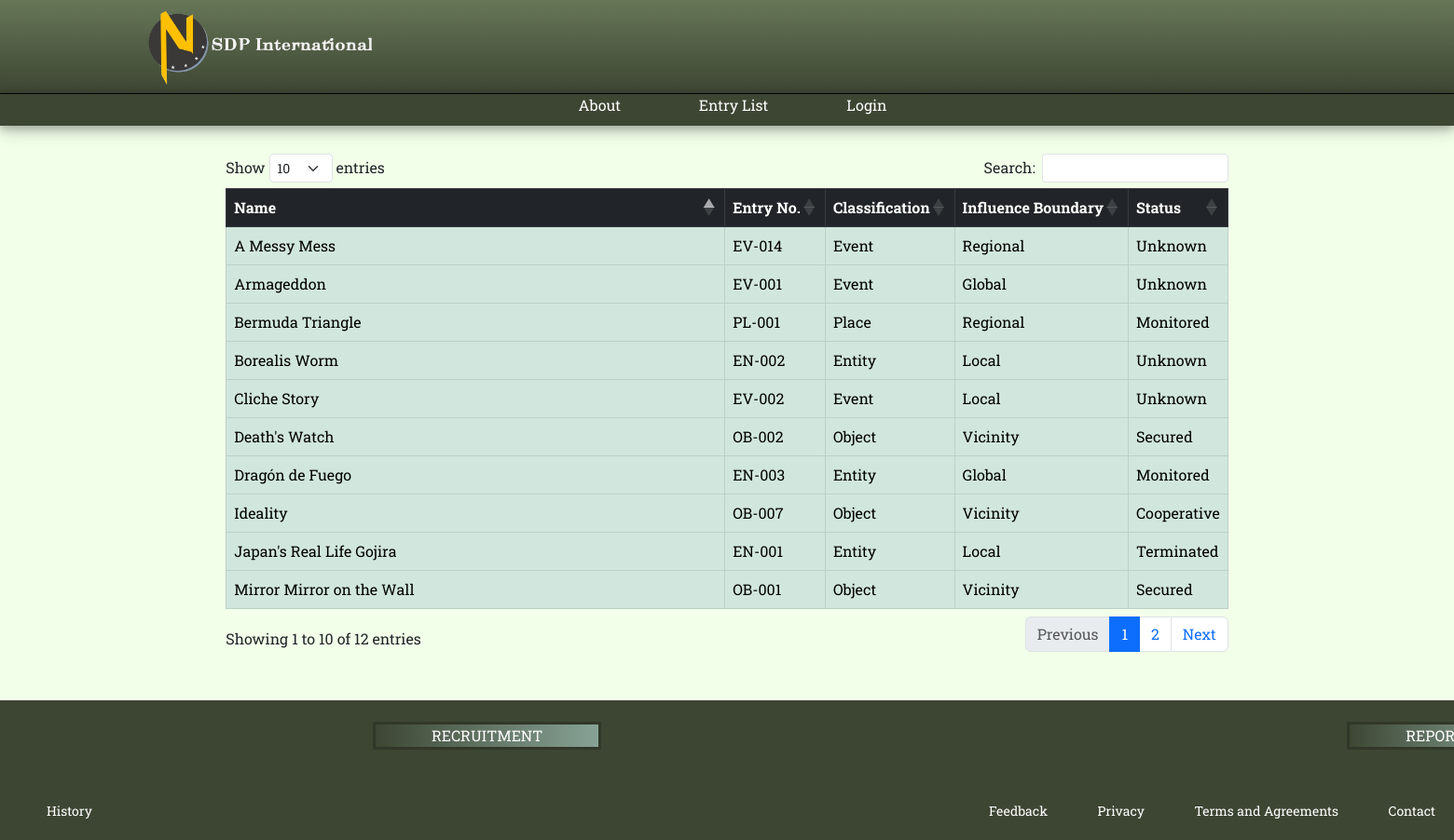
/entryList.php, run on an earlier commit of the app's database.
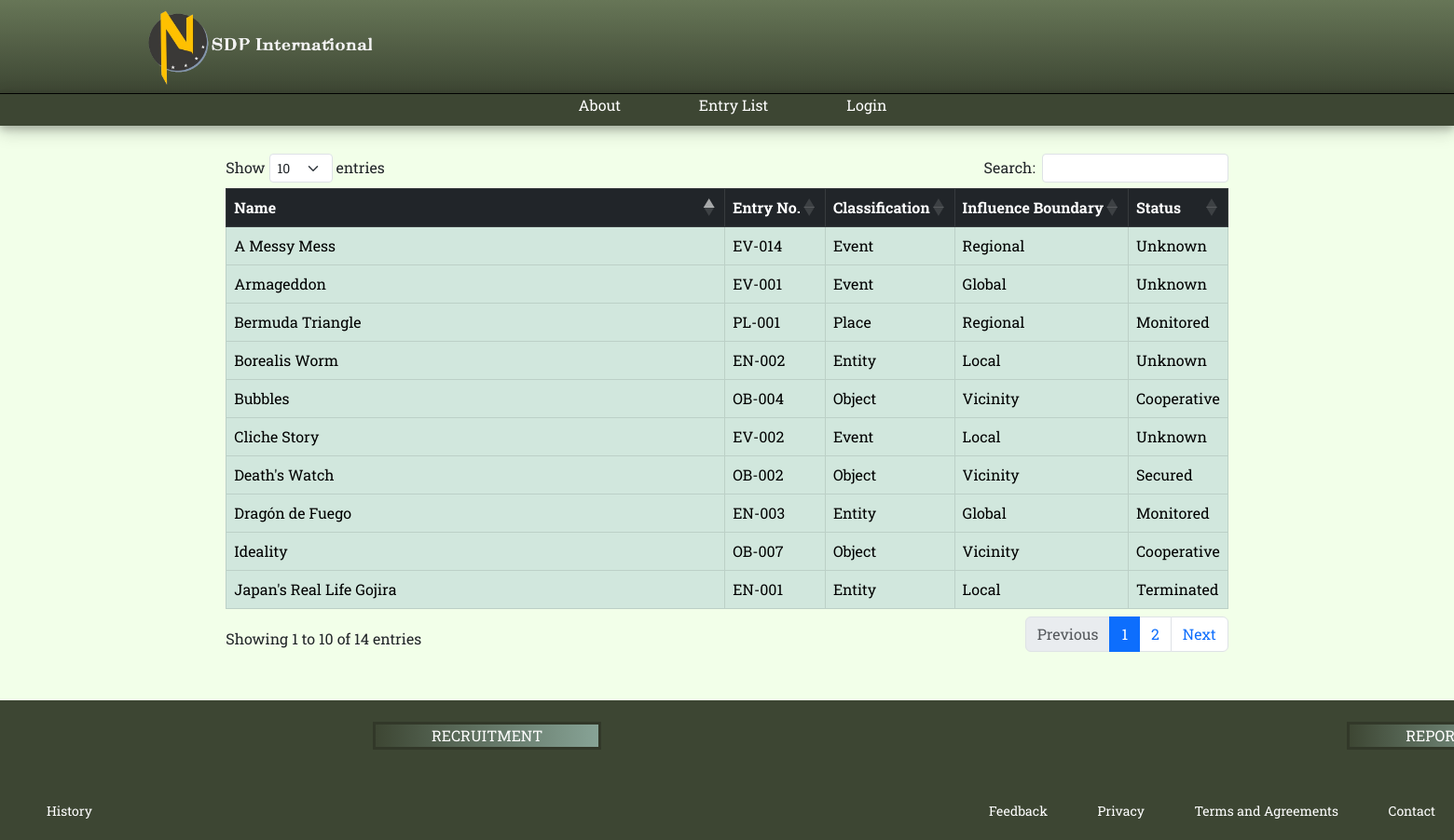
And on a later commit of the database.
### tables this page shows
CREATE TABLE `entrysubdb` (
  `id` int(11) NOT NULL,
  `name` varchar(255) NOT NULL,
  `location` varchar(255) NOT NULL,
  `title` varchar(255) NOT NULL,
  `report` mediumtext NOT NULL,
  `type` enum('Object','Entity','Event','Place') NOT NULL,
  `threat` enum('Vicinity','Local','Regional','Continental','Global') NOT NULL,
  `status` enum('Unknown','Secured','Cooperative','Terminated','Monitored') NOT NULL,
  `image` text NOT NULL,
  `entryName` varchar(255) NOT NULL
);

### entryList.php (the view, shortened to what this page needs)
<?php
    $conn = mysqli_connect(DB_SERVER, DB_USERNAME, DB_PASSWORD, DB_NAME);
    $query = "SELECT * FROM `entrysubdb`";
    $result = mysqli_query($conn, $query);
?>
<!DOCTYPE html>
<html lang="en">
<head>
    <link rel="stylesheet" href="css/bootstrap.css">
    <link rel="stylesheet" href="https://cdnjs.cloudflare.com/ajax/libs/twitter-bootstrap/5.3.0/css/bootstrap.min.css">
    <link rel="stylesheet" href="https://cdn.datatables.net/1.13.7/css/dataTables.bootstrap5.min.css">
    <link rel="stylesheet" href="base.css">
    <link rel="stylesheet" href="layouts.css">
    <link rel="stylesheet" href="modules.css">
</head>
<body>
    <header>
        <div class="header-border">
            <div class="logo-img">
                <a href="index.php">
                    <img src="images/headerlogo.png" alt="Logo" width="75px">
                </a>
            </div>
        </div>
    </header>
   <header class="header-bottomshape">
        <nav>
            <ul>
                <li>
                    <a href="aboutUs.php">About</a>
                    <a href="entryList.php">Entry List</a>
                    <?php if(empty($_SESSION)) : ?>
                        <a href="#" data-bs-toggle="modal" data-bs-target="#modal-login">Login</a>
                    <?php endif ?>
                </li>
            </ul>
        </nav>
    </header>
    <main class="main-entryList">
        <?php if(empty($_SESSION)) : ?>
            <div class="modal fade" id="modal-login" tabindex="-1" aria-labelledby="exampleModalLabel" aria-hidden="true">
            </div>
        <?php endif ?>
        <table id="example" class="table table-hover table-bordered table-success masterlist" style="width:100%">
            <thead>
                <tr class="table-dark">
                    <th>Name</th>
                    <th>Entry No.</th>
                    <th>Classification</th>
                    <th>Influence Boundary</th>
                    <th>Status</th>
                </tr>
            </thead>
            <tbody>
                <tr>
                    <?php while($row = mysqli_fetch_array($result)):; ?>
                    <td><a href="entryTemplate.php?id=<?php echo $row['id'];?>" class="link-list"> <?php echo $row[3];?> </a> </td>
                    <td><?php echo $row[9];?></td>
                    <td><?php echo $row[5];?></td>
                    <td><?php echo $row[6];?></td>
                    <td><?php echo $row[7];?></td>
                </tr>
                    <?php endwhile;?>
            </tbody>
        </table>
    </main>
    <footer>
        <div class="footer-top">
            <a href="recruitment.php" class="btn btn-info link" role="button">RECRUITMENT</a>
            <a href="#" class="btn btn-info link" role="button" data-bs-toggle="modal" data-bs-target="#modal-report">REPORT</a>
        </div>
        <div class="footer-bottom-left">
            <a href="history.php">History</a>
        </div>
        <div class="footer-bottom">
            <a href="#" data-bs-toggle="modal" data-bs-target="#modal-feedback">Feedback</a>
            <a href="privacy.php">Privacy</a>
            <a href="termsAndAgreements.php">Terms and Agreements</a>
            <a href="contactUs.php">Contact</a>
        </div>
    </footer>
</body>
</html>

### base.css (style rules this page uses)
* { margin: 0; padding: 0; box-sizing: border-box; }
body { background-color: #F2FFE9; font-family: 'Roboto Slab',system-ui, -apple-system, BlinkMacSystemFont, 'Segoe UI', Roboto, Oxygen, Ubuntu, Cantarell, 'Open Sans', 'Helvetica Neue', sans-serif; }

### layouts.css (style rules this page uses)
header { height: 100px; background: rgb(103,118,87); background: linear-gradient( rgba(103,118,87,1) 0%, rgba(61,70,51,1) 100%); display: flex; justify-content: space-around; align-items: center; flex-wrap: wrap; border: black; }
.header-border { width: 100%; display: flex; justify-content: space-evenly; align-self: center; flex-wrap: wrap; }
.logo-img { display: flex; justify-content: left; margin-right: auto; margin-left: 10%; }
.logo-img a { width: 100px; justify-content: left; }
.logo-img a img { width: 250px; justify-content: left; }
header nav ul { display: flex; list-style-type: none; }
header nav ul a { text-decoration: none; color: white; margin-right: 20px; font-size: 15px; }
.header-bottomshape { background: #3D4633; height: 35px; border-top: black solid 1px; display: flex; align-items: center; margin-bottom: 30px; box-shadow: 0 4px 8px 0 rgba(0, 0, 0, 0.2), 0 6px 20px 0 rgba(0, 0, 0, 0.19); }
.header-bottomshape li a { font-size: 16px; padding: 5px 30px 5px 30px; }
footer { margin-top: 50px; height: 150px; width: 100%; background-color: #3D4633; display: flex; justify-content: flex-end; align-items: center; flex-wrap: wrap; border: black; position: absolute; }
.link { border: rgb(50, 56, 41) solid; border-radius: 0; height: 30px; padding: 0 60px; margin-top: 10px; margin-right: 400px; margin-left: 400px; color: white; background: rgb(61,70,51); background: linear-gradient(90deg, rgba(61,70,51,1) 0%, rgba(135,163,150,1) 100%); }
footer a { color: white; margin-left: 50px; text-decoration: none; }
.footer-top { display: flex; justify-content: space-evenly; font-family: 'Roboto Slab'; margin-top: 10px; width: 100%; height: 40px; width: 100%; }
.footer-bottom-left { font-size: 14px; margin: 0; text-align: left; padding-right: 20px; padding-top: 50px; width: 50%; height: 90px; font-family: 'Roboto Slab'; }
.footer-bottom { font-size: 14px; margin: 0; text-align: right; padding-right: 20px; padding-top: 50px; width: 50%; height: 90px; font-family: 'Roboto Slab'; }
.main-entryList { display: flex; min-height: calc(100vh - 265px); width: 80%; justify-content: center; margin: auto; }

### modules.css (style rules this page uses)
.masterlist a { text-decoration: none; }
.masterlist th:nth-child(1) { width: 500px; }
th:nth-child(1) { width:250px; }
.link-list { color: black; }

What changed in the data, as far as the page shows it:
no longer on this page (row unchanged): entrysubdb: title "Mirror Mirror on the Wall", entryName "OB-001", type "Object", threat "Vicinity", status "Secured"
added entrysubdb: title "Bubbles", entryName "OB-004", type "Object", threat "Vicinity", status "Cooperative"
Also different on the page:
text written by a page script: "Show entries Search: Showing 1 to 10 of 12 entries Previous 1 2 Next" → "Show entries Search: Showing 1 to 10 of 14 entries Previous 1 2 Next"
